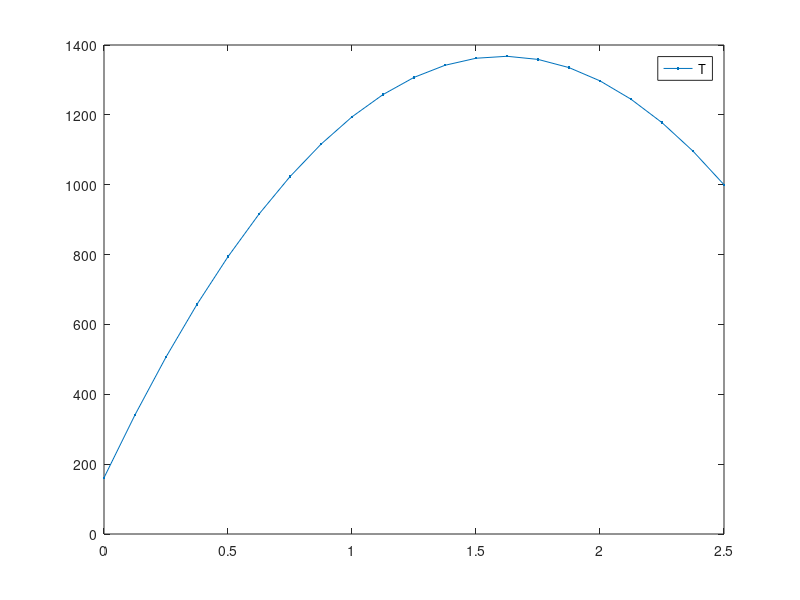

Write MATLAB code to recreate this figure.
function hc_ss_x_t_CG
% Solves the heat conduction equation in 1-D x-geometry using CFEM
% without T gap.
% An arbitrary number of material zones can be used but the analytical
% solution assumes 3 zones are used. The conductivities and the volumetric
% sources can be spatially dependent.

% clear the console screen
clc; close all;
 
% load the data and numerical parameters
pert_k    = 1e-1 *1;
pert_s    = 1e-1 *0;
pert_bc_L = 1e-1 *0;
pert_bc_R = 1e-1 *0;
[dat,npar] = load_simulation_data(pert_k,pert_s,pert_bc_L,pert_bc_R);


% assemble the matrix and the rhs
npar.adjoint=false;
npar.pert_status = 'unperturbed';
[Tu]=solve_time_system(npar,dat);
return
[Au,qu,Tdiru,AN]=assemble_system(npar,dat);
% solve forward system
Tu=Au\qu;

% assemble the matrix and the rhs
npar.adjoint=true;
npar.pert_status = 'unperturbed';
[Aa,r,r_functional_u,~]=assemble_system(npar,dat);
% solve forward system
phi=Aa\r;

% calculation of the QoI using inner products
J_for_unpert = Tu'*r   + dot(r_functional_u,Tdiru);
J_adj_unpert = phi'*qu + dot(r_functional_u,Tdiru);

% calculation of the QoI using definition and numerical quadrature
npar.adjoint=false;
[J_num_for_unpert,vol_integral_Tr] = qoi_num_eval(Tu,npar,dat,AN);
% [J_num_for_pert,~]   = qoi_num_eval(Tp,npar,dat);
npar.adjoint=true;
npar.use_matrix_terms=false;
[J_num_adj_unpert,vol_integral_Phiq] = qoi_num_eval(phi,npar,dat,AN);
J_num_adj_unpert = J_num_adj_unpert + (npar.porder==1)*dot(r_functional_u,Tdiru);
npar.use_matrix_terms=true;
[J_num_adj_unpert_AN,~] = qoi_num_eval(phi,npar,dat,AN);
J_num_adj_unpert_AN = J_num_adj_unpert_AN + dot(r_functional_u,Tdiru);
% trapezoidal rule
dx=diff(npar.xf);
JJJJUUUU  = dot( (Tu(1:end-1)+Tu(2:end))/2   , dx )/sum(dx);
JJJJaUUUU = dot( (phi(1:end-1)+phi(2:end))/2 , dx )*10000;

fprintf('QoI unperturbed: Forward \n------------------------\n');
fprintf('\tinner: %g\n',J_for_unpert);
fprintf('\t%s\t %g \n','Tu''*r',Tu'*r);
fprintf('\t%s %g \n','dot(r_functional_u,Tdiru)',dot(r_functional_u,Tdiru));
fprintf('\tForward: num. : %g\n',J_num_for_unpert);
fprintf('\tvol.int. Tr: %g\n',vol_integral_Tr);
fprintf('\tForward: Trapezoidal rule: %g\n',JJJJUUUU);

fprintf('QoI unperturbed: Adjoint \n-----------------------\n');
extra_term = -dot(AN,phi)*dat.bc_for.rite.C;
fprintf('\tinner: %g\n',J_adj_unpert);
fprintf('\t%s\t %g \n','phi''*qu',phi'*qu);
fprintf('\t%s %g \n','dot(r_functional_u,Tdiru)',dot(r_functional_u,Tdiru));
fprintf('\tAdjoint: num. : %g\n',J_num_adj_unpert);
fprintf('\tAdjoint: num.AN: %g\n',J_num_adj_unpert_AN);
fprintf('\tAdjoint: vol.int. Phiq: %g\n',vol_integral_Phiq);
fprintf('\tAdjoint: Trapezoidal vol.int.: %g\n',JJJJaUUUU);
fprintf('\tAdjoint: vol.int.+Extra: %g\n',vol_integral_Phiq+extra_term+dot(r_functional_u,Tdiru));

% plot solution
figure(1);
subplot(1,2,1); hold all; plot(npar.xf,Tu,'.-'); legend('Tu');
subplot(1,2,2); hold all; plot(npar.xf,phi,'.-');legend('Adj');

%%%%%%%%%%%% perturbations

% assemble the matrix and the rhs
npar.adjoint=false;
npar.pert_status = 'perturbed';
[Ap,qp,Tdirp,AN]=assemble_system(npar,dat);
% solve forward system
Tp=Ap\qp;


% perturbed QoI computed suing forward solution
J_for_pert   = Tp'*r  + dot(r_functional_u,Tdirp);
JJJJPPPP = dot( (Tp(1:end-1)+Tp(2:end))/2   , dx )/sum(dx);

% calculation of the QoI using definition and numerical quadrature
npar.adjoint=false;
[J_num_for_pert,vol_integral_Tr] = qoi_num_eval(Tp,npar,dat,AN);


fprintf('QoI perturbed: Forward \n----------------------\n');
fprintf('\tinner: %g\n',J_for_pert);
fprintf('\t%s\t %g \n','Tp''*r',Tp'*r);
fprintf('\t%s %g \n','dot(r_functional_u,Tdirp)',dot(r_functional_u,Tdirp));
fprintf('\tForward: num. : %g\n',J_num_for_pert);
fprintf('\tvol.int. Tr: %g\n',vol_integral_Tr);
fprintf('\tForward: Trapezoidal rule: %g\n',JJJJPPPP);

% plot solution
figure (1)
subplot(1,2,1); plot(npar.xf,Tp,'.-'); legend(['Tu';'Tp'],'Location','Best');


dT = Tp-Tu;
dq = qp-qu;
dA = Ap-Au;

dJ_for = dT'*r        +dot(r_functional_u,Tdirp-Tdiru);

dJ_adj       = phi'*(dq - dA*Tu)        +dot(r_functional_u,Tdirp-Tdiru);
dJ_adj_exact = phi'*(dq  -dA*Tu -dA*dT) +dot(r_functional_u,Tdirp-Tdiru);

fprintf('SENSITIVITY: \n----------------\n');
fprintf('\tForward: inner: %g\n',dJ_for);
fprintf('\t%s %g \n','dot(r_functional_u,Tdirp-Tdiru)',dot(r_functional_u,Tdirp-Tdiru));
fprintf('\tAdjoint: inner: %g\n',dJ_adj);
fprintf('\tAdjoint: phi*dq: %g\n',phi'*dq);
fprintf('\tAdjoint: phi*dA*Tu: %g\n',phi'*dA*Tu);
fprintf('\tAdjoint: inner exact: %g\n',dJ_adj_exact);

npar.adjoint=true;
npar.use_matrix_terms=false;
[J_num_adj_pert,vol_integral_Phiq] = qoi_num_eval(phi,npar,dat,AN);
J_num_adj_pert = J_num_adj_pert + (npar.porder==1)*dot(r_functional_u,Tdirp);
npar.use_matrix_terms=true;
[J_num_adj_pert_AN,~] = qoi_num_eval(phi,npar,dat,AN);
J_num_adj_pert_AN = J_num_adj_pert_AN + dot(r_functional_u,Tdirp);
fprintf('\tAdjoint: num. : %g\n',J_num_adj_pert-J_num_adj_unpert*0);
fprintf('\tAdjoint: num.AN: %g\n',J_num_adj_pert_AN-J_num_adj_unpert_AN*0);

% (Tp,Aa.phi) = (Tp,r) = (Ap^{-1}qp,r) = (qp,Ap^{-T}r)

return
end

%%%%%%%%%%%%%%%%%%%%%%%%%%%%%%%%%%%%%

function [Tfinal]=solve_time_system(npar,dat)
tfinal=5;
dt=0.1;
max_steps=tfinal/dt;
%Tprev=dat.T_initial;
for ii=1:max_steps
    t=ii*dt;
    [A,q,Tdir,AN]=assemble_system(npar,dat,t,1);
    T=A\q;
    pause(.1)
    figure(2)
    plot(npar.xf,T,'.-'); legend('T');
    Tprev=T;
end
Tfinal=T;
return
end

function [A,rhs, out, A_extremities_before_bc]=assemble_system(npar,dat,t,Tprev)

% assemble the matrix, the rhs, apply BC

% shortcuts
porder= npar.porder;
gn    = npar.gn;
nel   = npar.nel;
% ideally, we would analyze the connectivity to determine nnz
nnz=(porder+3)*nel; %this is an upperbound, not exact
% n: linear system size
n=nel*porder+1;
% allocate memory
A=spalloc(n,n,nnz);
rhs=zeros(n,1);

% compute local matrices
% load Gauss Legendre quadrature (GLQ is exact on polynomials of degree up to 2n-1,
% while using only integrand evaluations (n-point quadrature).
% estimate the max poly order (it comes from the mass matrix  when coef. are
% piecewise constant and the material mesh matches the computational mesh
poly_max=2*porder;
[xq,wq] = GLNodeWt(porder+1);
% initialize local matrices/vectors
m=zeros(porder+1,porder+1);
k=m;
f=zeros(porder+1,1);
% store shapeset
[b,dbdx] =feshpln(xq,porder);

% definition of the weak form:
% int_domain (grad u D grad b) - int_bd_domain (b D grad u n) ...
%      = int_domain (b rhs)

% switch between forward and adjoint calculations
if npar.adjoint
    src = dat.asrc;
    bc  = dat.bc_adj;
    kond = dat.k;
else
    bc  = dat.bc_for;
    % what kind of material properties to use
    switch npar.pert_status
        case 'unperturbed'
            kond = dat.k;
            src = dat.fsrc;
        case 'perturbed'
            for i=1:length(dat.k)
                kond{i} = @(x) dat.k{i}(x)    + dat.dk{i}(x);
                src{i}  = @(x) dat.fsrc{i}(x) + dat.dfsrc{i}(x);
            end
            bc.left.C = bc.left.C + bc.left.dC;
            bc.rite.C = bc.rite.C + bc.rite.dC;
        case 'delta'
            kond = dat.dk;
            src = dat.dfsrc;
            bc.left.C =  bc.left.dC;
            bc.rite.C =  bc.rite.dC;
    end
end

% loop over elements
for iel=1:npar.nel
    % element extremities
    x0=npar.x(iel);
    x1=npar.x(iel+1);
    % jacobian of the transformation to the ref. element
    Jac=(x1-x0)/2;
    % get x values in the interval
    x=(x1+x0)/2+xq*(x1-x0)/2;
    my_zone=npar.iel2zon(iel);
    d=kond{my_zone}(x);
    q=src{my_zone}(x);
    % compute local matrices + load vector
    for i=1:porder+1
        for j=1:porder+1
            k(i,j)= dot(d.*wq.*dbdx(:,i) , dbdx(:,j));
        end
        f(i)= dot(q.*wq, b(:,i));
    end
    % assemble
    A(gn(iel,:),gn(iel,:)) = A(gn(iel,:),gn(iel,:)) + k/Jac;
    rhs(gn(iel,:)) = rhs(gn(iel,:)) + f*Jac;
end

% apply natural BC
Dirichlet_nodes=[];
Dirichlet_val=[];
r_functional=[];
switch bc.left.type
    case 0 % Neumann, int_bd_domain (b D grad u n) is on the RHS
        rhs(1)=rhs(1)+bc.left.C;
    case 1 % Robin
        A(1,1)=A(1,1)+dat.hcv;
        rhs(1)=rhs(1)+dat.hcv*bc.left.C;
    case 2 % Dirichlet
        Dirichlet_nodes=[Dirichlet_nodes 1];
        Dirichlet_val=[Dirichlet_val bc.left.C];
        r_functional=[r_functional rhs(1)];
end
switch bc.rite.type
    case 0 % Neumann, int_bd_domain (b D grad u n) is on the RHS
        rhs(n)=rhs(n)+bc.rite.C;
    case 1 % Robin
        A(n,n)=A(n,n)+dat.hcv;
        rhs(n)=rhs(n)+dat.hcv*bc.rite.C;
    case 2 % Dirichlet
        Dirichlet_nodes=[Dirichlet_nodes n];
        Dirichlet_val=[Dirichlet_val bc.rite.C];
        r_functional=[r_functional rhs(n)];
end
% save pieces of A
A_extremities_before_bc=A(Dirichlet_nodes,:);
% apply Dirichlet BC
for i=1:length(Dirichlet_nodes);% loop on the number of constraints
    id=Dirichlet_nodes(i);      % extract the dof of a constraint
    bcval=Dirichlet_val(i);
    rhs=rhs-bcval*A(:,id);  % modify the rhs using constrained value
    A(id,:)=0; % set all the id-th row to zero
    A(:,id)=0; % set all the id-th column to zero (symmetrize A)
    A(id,id)=1;            % set the id-th diagonal to unity
    rhs(id)=bcval;         % put the constrained value in the rhs
end

if npar.adjoint
    out=r_functional;
else
    out=Dirichlet_val;
end

return
end
%%%%%%%%%%%%%%%%%%%%%%%%%%%%%%%%%%%%%

function [QoI,volumetric_integral] = qoi_num_eval(fem_sol,npar,dat,AN)

% calculation of the QoI using definition and numerical quadrature
% dx=diff(npar.xf);
% JJJJUUUU = dot( (Tu(1:end-1)+Tu(2:end))/2 , dx )/sum(dx)
% JJJJPPPP = dot( (Tp(1:end-1)+Tp(2:end))/2 , dx )/sum(dx)

% shortcuts
porder= npar.porder;
gn    = npar.gn;
nel   = npar.nel;

% select quadrature
poly_max=2*porder;
[xq,wq] = GLNodeWt(porder+1);
% store shapeset
[b,~] =feshpln(xq,porder);

% use adjoint source (response function)
use_response_function = ~npar.adjoint;

% switch between forward and adjoint calculations
if use_response_function % when the forward solution is passed as argument
    src = dat.asrc;
    % no need for anything else: we use only T and r to compute the QoI !!!
    %     bc  = dat.bc_adj;
    %     kond = dat.k;
else
    bc  = dat.bc_for;
    % what kind of material properties to use
    switch npar.pert_status
        case 'unperturbed'
            kond = dat.k;
            src = dat.fsrc;
        case 'perturbed'
            for i=1:length(dat.k)
                kond{i} = @(T) dat.k{i}(T)    + dat.dka{i}(T)+ dat.dkb{i}(T)+ dat.dkc{i}(T);
                src{i}  = @(x) dat.fsrc{i}(x) + dat.dfsrc{i}(x);
            end
            bc.left.C = bc.left.C + bc.left.dC;
            bc.rite.C = bc.rite.C + bc.rite.dC;
            %         case 'delta_p'
            %             for i=1:length(dat.k)
            %                 kond{i} = @(T) dat.dka{i}(T)+ dat.dkb{i}(T)+ dat.dkc{i}(T);
            %             end
            %             src = dat.dfsrc;
            %             bc.left.type =  0; % Neumann
            %             bc.rite.type =  0;
            %             bc.left.C =  0;
            %             bc.rite.C =  0;
    end
end

QoI = 0;
% loop over elements
for iel=1:npar.nel
    % element extremities
    x0=npar.x(iel);
    x1=npar.x(iel+1);
    % jacobian of the transformation to the ref. element
    Jac=(x1-x0)/2;
    % get x values in the interval
    x=(x1+x0)/2+xq*(x1-x0)/2;
    % get the mat zone ID
    my_zone=npar.iel2zon(iel);
    % evaluate external source at qp
    q_or_r_qp=src{my_zone}(x);
    % evaluate previous temperature at qp
    fem_sol_qp = b(:,:) * fem_sol(gn(iel,:));
    %     % evaluate
    %     d=kond{my_zone}(fem_sol_qp);
    % add to QoI
    QoI = QoI + dot( wq.*fem_sol_qp ,q_or_r_qp)*Jac;
end

volumetric_integral=QoI; % we are done at this point if the forward solution was passed.

% add missing part to QoI when evaluating it with the adjoint function
% recall 0=neumann, 1=robin, 2=dirichlet
% (that data is C in: kdu/dn=C // u+k/hcv*du/dn =C // u=C)
if ~use_response_function
    fprintf('Adding bc stuff to volumetric integral\n\t npar.adjoint=%g, QoI so far=%g\n',npar.adjoint,QoI);
    % store shapeset at element extremities
    [b,dbdx] = feshpln([-1 1],porder);
    switch npar.pert_status
        case 'unperturbed'
            switch bc.left.type
                case 0 % Neumann
                    fem_sol_extremity = b(:,:) * fem_sol(gn(1,:));
                    fprintf('Neumann left, bc value %g\n\tadd to phi.q: ',bc.left.C);
                    fprintf('%g \n',bc.left.C*fem_sol_extremity(1));
                    QoI = QoI +bc.left.C*fem_sol_extremity(1);
                case 1 % Robin
                    fem_sol_extremity = b(:,:) * fem_sol(gn(1,:));
                    fprintf('Robin left, bc value %g\n\tadd to phi.q: ',bc.left.C);
                    fprintf('%g \n',dat.hcv*bc.left.C*fem_sol_extremity(1));
                    QoI = QoI +dat.hcv*bc.left.C*fem_sol_extremity(1);
                case 2 % Dirichlet
                    if npar.use_matrix_terms
                        QoI = QoI -dot(AN(1,:),fem_sol)*bc.left.C;
                    else
                        iel=1;
                        Jac = (npar.x(iel+1)-npar.x(iel))/2;
                        dfem_sol_extremity = dbdx(:,:) * fem_sol(gn(iel,:)) / Jac;
                        my_zone=npar.iel2zon(iel);
                        d=kond{my_zone}(npar.x(iel));
                        fprintf('dirichlet left, bc value %g\n\tadd to phi.q: ',bc.left.C)
                        fprintf('%g \n',d*bc.left.C*dfem_sol_extremity(1))
                        %                     dfem_sol_extremity(1)
                        QoI = QoI +d*bc.left.C*dfem_sol_extremity(1);
                    end
            end
            switch bc.rite.type
                case 0 % Neumann
                    fem_sol_extremity = b(:,:) * fem_sol(gn(end,:));
                    fprintf('Neumann right, bc value %g\n\tadd to phi.q: ',bc.rite.C);
                    fprintf('%g \n',bc.rite.C*fem_sol_extremity(end));
                    QoI = QoI +bc.rite.C*fem_sol_extremity(end);
                case 1 % Robin
                    fem_sol_extremity = b(:,:) * fem_sol(gn(end,:));
                    fprintf('Robin right, bc value %g\n\tadd to phi.q: ',bc.rite.C);
                    fprintf('%g \n',dat.hcv*bc.rite.C*fem_sol_extremity(end));
                    QoI = QoI +dat.hcv*bc.rite.C*fem_sol_extremity(end);
                case 2 % Dirichlet
                    if npar.use_matrix_terms
                        QoI = QoI -dot(AN(end,:),fem_sol)*bc.rite.C;
                    else
                        iel=npar.nel;
                        Jac = (npar.x(iel+1)-npar.x(iel))/2;
                        dfem_sol_extremity = dbdx(:,:) * fem_sol(gn(iel,:)) / Jac;
                        my_zone=npar.iel2zon(iel);
                        d=kond{my_zone}(npar.x(iel+1));
                        fprintf('dirichlet right, bc value %g\n\tadd to phi.q: ',bc.rite.C);
                        fprintf('%g \n',-d*bc.rite.C*dfem_sol_extremity(end));
                        QoI = QoI -d*bc.rite.C*dfem_sol_extremity(end);
                    end
            end
    end
end

return
end
%%%%%%%%%%%%%%%%%%%%%%%%%%%%%%%%%%%%%

function [shapefun,dhdx]=feshpln (xv,p)
% computes the finite element basis functions and their first derivatives
% for any order p
% here, we use Lagrangian FE functions

xd=linspace(-1,1,p+1);

shapefun=zeros(length(xv),p+1);
dhdx    =zeros(length(xv),p+1);

% shape function
for i=1:p+1
    num=1.;
    den=1.;
    for j=1:p+1
        if(j~=i)
            num=num.*(xv-xd(j));
            den=den.*(xd(i)-xd(j));
        end
    end
    shapefun(:,i)=num./den;
end

% derivative of the shape function
for i=1:p+1
    sum=0.;
    den=1.;
    for j=1:p+1
        if(j~=i)
            num=1;
            for k=1:p+1
                if((k~=i)&&(k~=j))
                    num=num.*(xv-xd(k));
                end
            end
            sum=sum+num;
            den=den.*(xd(i)-xd(j));
        end
    end
    dhdx(:,i)=sum./den;
end

return
end
%%%%%%%%%%%%%%%%%%%%%%%%%%%%%%%%%%%%%%

function [x,w] = GLNodeWt(n)
% GLNodeWt  Nodes and weights for Gauss-Legendre quadrature of arbitrary order
%           obtained by solving an eigenvalue problem
%
% Synopsis:  [x,w] = GLNodeWt(n)
%
% Input:     n = order of quadrature rule
%
% Output:    x = vector of nodes
%            w = vector of weights

%  Algorithm based on ideas from Golub and Welsch, and Gautschi.  For a
%  condensed presentation see H.R. Schwarz, Numerical Analysis: A
%  Comprehensive Introduction, 1989, Wiley.  Original MATLAB
%  implementation by H.W. Wilson and L.H. Turcotte, Advanced Mathematics
%  and Mechanics Applications Using MATLAB, 2nd ed., 1998, CRC Press

beta   = (1:n-1)./sqrt(4*(1:n-1).^2 - 1);
J      = diag(beta,-1) + diag(beta,1);    % eig(J) needs J in full storage
[V,D]  = eig(J);
[x,ix] = sort(diag(D));  %  nodes are eigenvalues, which are on diagonal of D
w      = 2*V(1,ix)'.^2;  %  V(1,ix)' is column vector of first row of sorted V

return
end
%%%%%%%%%%%%%%%%%%%%%%%%%%%%%%%%%%%%%

function [dat,npar]=load_simulation_data(pert_k,pert_s,pert_bc_L,pert_bc_R)

triga = false;

dat.finalTime=10;
dat.timeSteps=100;
dat.dt=dat.finalTime/dat.timeSteps;

% dimensions
if triga
    % dat.hcv = 1612.414; % W/m^2-C
    dat.hcv = 100; % W/m^2-C
    % dat.width = [0.003175 0.01 0.0174115 0.0179195]; % m
    dat.width = [1 3 4 7]; % m
    % mesh resolution per region
    nel_zone = [ 5 5 5 2];
else
    dat.hcv = 100;
    dat.width = 0.5*5;
    nel_zone = [ 10 ];
end

% load the data structure with info pertaining to the physical problem
if triga
    dat.k{1}=@k_zr; % W/m-K
    dat.k{2}=@k_fuel; % W/m-K
    dat.k{3}=@k_fuel; % W/m-K
    dat.k{4}=@k_clad; % W/m-K
    % forward calculation source
    dat.fsrc{1}=@zero_function; % W/m3
    dat.fsrc{2}=@esrc; % W/m3
    dat.fsrc{3}=@esrc; % W/m3
    dat.fsrc{4}=@zero_function; % W/m3
    % adjoint calculation source
    dat.asrc{1}=@response_function;
    dat.asrc{2}=@zero_function;
    dat.asrc{3}=@zero_function;
    dat.asrc{4}=@zero_function; % W/m3
else
    dat.k{1}=@(x) 2150/200*(1+0*x);
    dat.fsrc{1}=@(x) 10000*(1+0*x);
    dat.asrc{1}=@(x) (1+0*x)/dat.width(end);
end
% create perturbations
for i=1:length(dat.k)
    dat.dk{i}    = @(x) pert_k*dat.k{i}(x);
    if isequal(dat.fsrc{i},@zero_function)
        dat.dfsrc{i} = @zero_function;
    else
        dat.dfsrc{i} = @(x) pert_s*(1+0*x);
    end
end

% forward bc
bc.left.type=1; %0=neumann, 1=robin, 2=dirichlet
bc.left.C=0; % (that data is C in: kdu/dn=C // u+k/hcv*du/dn =C // u=C)
if triga
    bc.rite.type=2;
    bc.rite.C=15;
else
    bc.rite.type=2;
    bc.rite.C=1000;
end
dat.bc_for=bc;
% create perturbations
dat.bc_for.left.dC = pert_bc_L*dat.bc_for.left.C;
dat.bc_for.rite.dC = pert_bc_R*dat.bc_for.rite.C;
% adjoint bc
bc.left.C=0;
bc.rite.C=0;
dat.bc_adj=bc;
clear bc;

% load the numerical parameters, npar, structure pertaining to numerics
% number of elements
if length(dat.width)~=length(nel_zone)
    error('not the same number of zones in dat.width and nel_zone');
end
if length(dat.k)~=length(nel_zone)
    error('not the same number of zones in dat.k and nel_zone');
end
if length(dat.fsrc)~=length(nel_zone)
    error('not the same number of zones in dat.fsrc and nel_zone');
end
if length(dat.asrc)~=length(nel_zone)
    error('not the same number of zones in dat.asrc and nel_zone');
end
npar.nel = sum(nel_zone);

% domain
tmp_width = [ 0 dat.width];
x=[];
iel2zon=[];
for i_zone=1:length(nel_zone)
    x_zone = linspace(tmp_width(i_zone),tmp_width(i_zone+1),nel_zone(i_zone)+1);
    if isempty(x)
        x = x_zone;
        iel2zon=i_zone*ones(nel_zone(i_zone),1);
    else
        x = [x x_zone(2:end)];
        iel2zon =[ iel2zon; i_zone*ones(nel_zone(i_zone),1)];
    end
end
npar.x=x;
npar.iel2zon=iel2zon;

% polynomial degree
npar.porder=2;
% nbr of dofs per variable
npar.ndofs = npar.porder*npar.nel+1;

% connectivity
gn=zeros(npar.nel,npar.porder+1);
gn(1,:)=linspace(1,npar.porder+1,npar.porder+1);
for iel=2:npar.nel
    gn(iel,:)=[gn(iel-1,end) , gn(iel-1,2:end)+npar.porder ];
end
npar.gn=gn; clear gn;

% create x values for plotting FEM solution
npar.xf=zeros(npar.nel*npar.porder+1,1);
for iel=1:npar.nel
    ibeg = (iel-1)*npar.porder+1;
    iend = (iel  )*npar.porder+1;
    npar.xf(ibeg:iend)=linspace(npar.x(iel),npar.x(iel+1),npar.porder+1) ;
end

return
end
